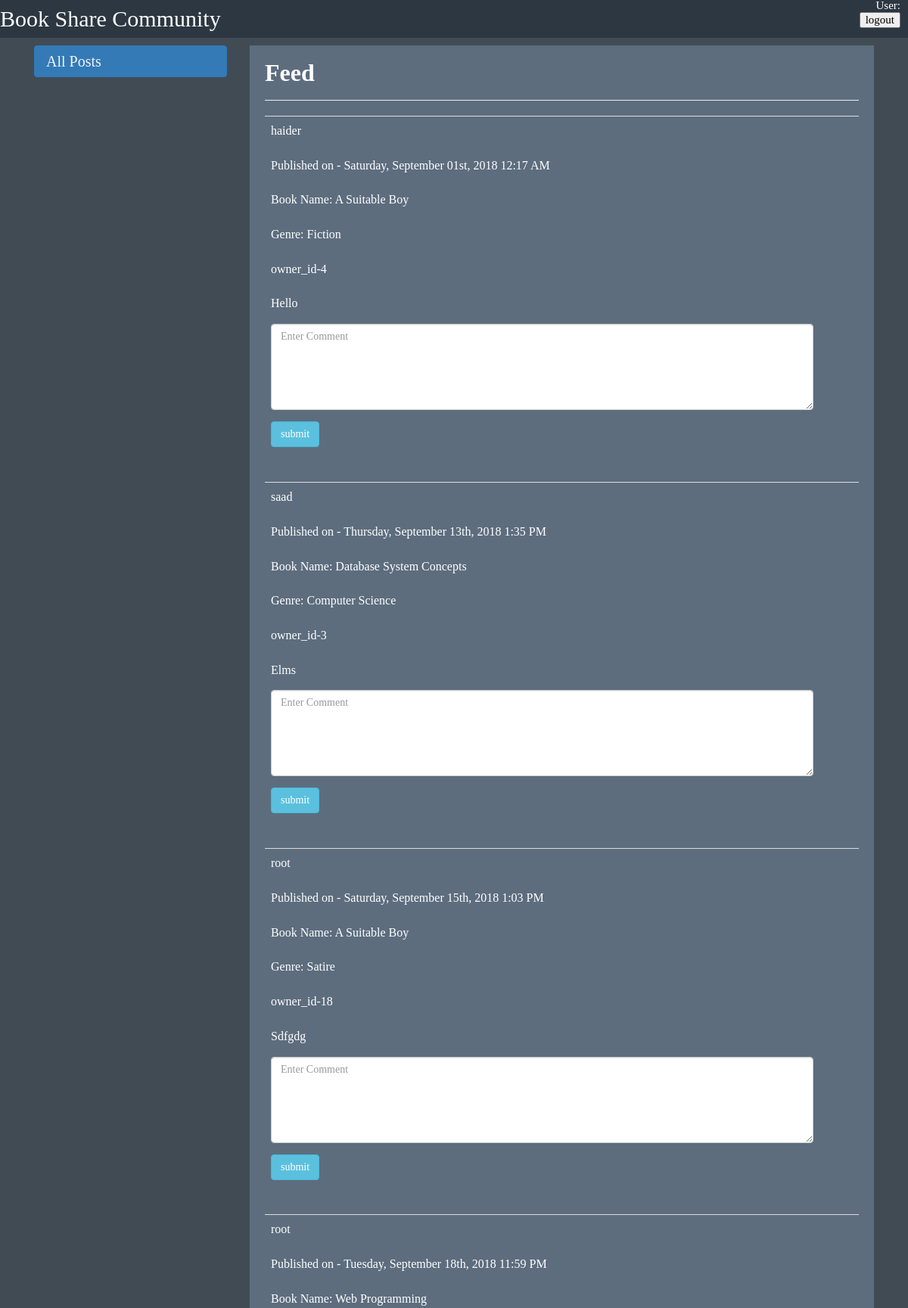
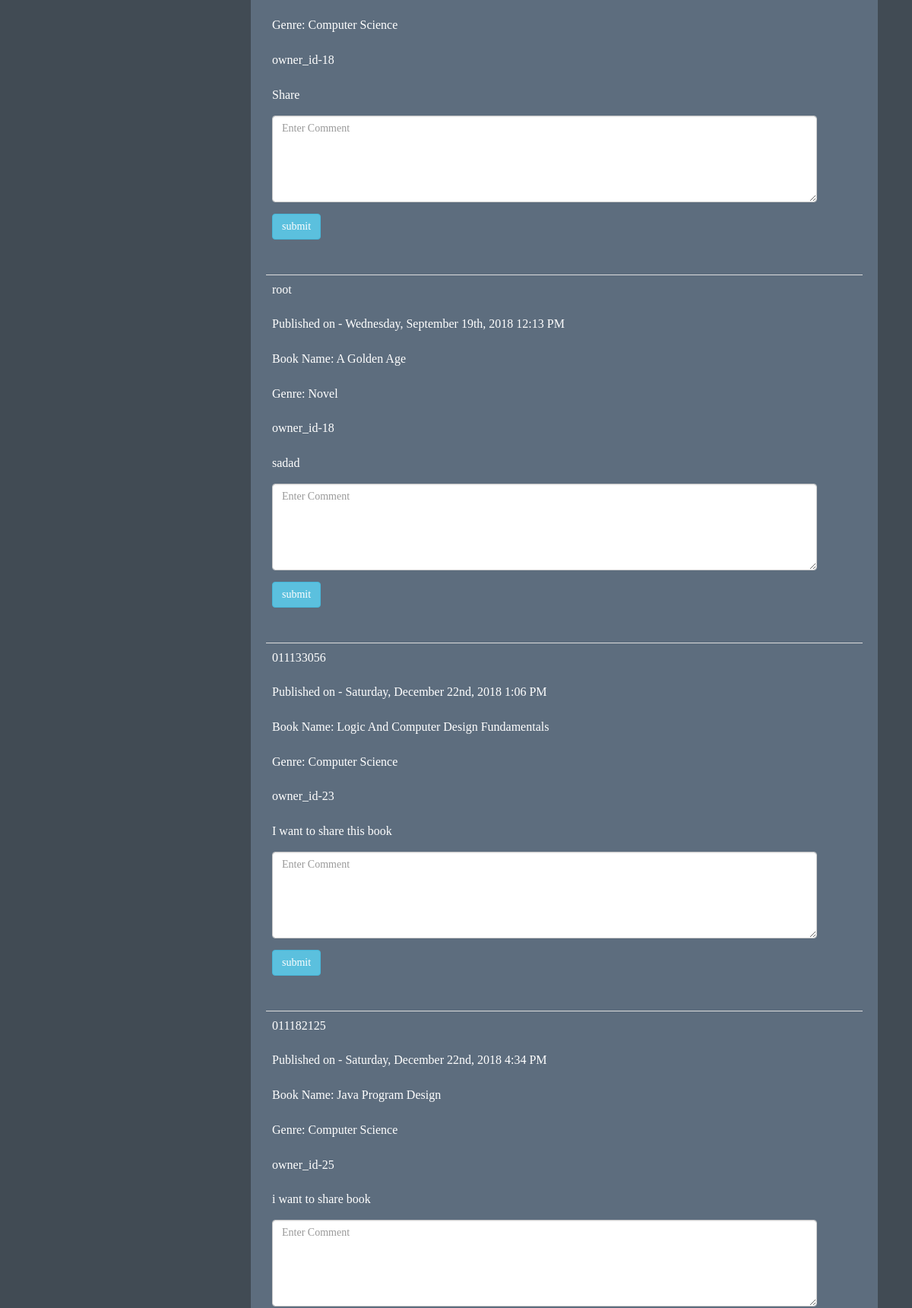
The page /client/others/posts.php (signed in, upper part) on the database its author committed (2 pictures, top to bottom).
### tables this page shows
CREATE TABLE `posts` (
  `post_id` int(255) NOT NULL,
  `post_owner` varchar(100) NOT NULL,
  `post_genre` varchar(100) NOT NULL,
  `status` text NOT NULL,
  `book_name` varchar(100) NOT NULL,
  `time` varchar(100) NOT NULL,
  `post_owner_id` int(25) NOT NULL
);

### client/others/posts.php (the view, shortened to what this page needs)
<?php
	$connect = mysqli_connect( "localhost", "root", "", "book_share_community" );
	$query = "SELECT * FROM `posts`";
	$result = mysqli_query( $connect, $query );
?>
<!doctype html>
<html>
<head>
	<link href="//maxcdn.bootstrapcdn.com/bootstrap/4.1.1/css/bootstrap.min.css" rel="stylesheet" id="bootstrap-css">
        <link rel="stylesheet" href="../../css/bootstrap.min3.3.7.css">
	<link rel="stylesheet" href="../../css/user.css">
</head>
<body>
	<div class="header">
		<div class="logo">
			<ul>
				<li id="logo">Book Share Community </li>
				<li id="user">User:
				</li><br>
				<li id="button"><input type="button" value="logout">
				</li>
			</ul>
		</div>
	</div>
	<div class="container">
		<div class="row">
			<div class="col-md-3">
				<div class="list-group ">
					<a href="#" class="list-group-item list-group-item-action active">All Posts</a>
				</div>
			</div>
			<div class="col-md-9">
				<div class="card">
					<div class="card-body">
						<div class="row">
							<div class="col-md-12">
								<h4>Feed</h4>
								<hr>
							</div>
						</div>
						<div class="row">
							<div class="col-md-12">
								<form action="">
									<div class="table-responsive">
										<table class="table">
											<tbody>
	 <?php
        while($row = mysqli_fetch_array($result)) {
			echo "<tr >";
			echo "<td colspan='11'>".$row['post_owner']."<br><br>"."Published on - ".$row['time']."<br><br>"."Book Name: ".$row['book_name']."<br><br>"."Genre: ".$row['post_genre']."<br><br>"."owner_id-".$row['post_owner_id']."<br><br>".$row['status']
				."<div class='form-group'>"
     			."<input type='hidden' id='owner_id".$row['post_id']."' value='".$row['post_owner_id']."'/>
				<input type='hidden' id='post_id".$row['post_id']."' value='".$_SESSION['id']."'></div>"
   				."<div class='form-group'>"
				."<textarea id='comment_content".$row['post_id']."' name='comment_content' class='form-control'placeholder='Enter Comment' rows='5'></textarea>
    			</div>"
				."<div class='form-group'>"
				."<input type='button' name='submit' id='submit' class='btn btn-info' value='submit' onclick='addcomment(".$row['post_id'].");' />"
				."</div>"
				."<span id='comment_message'></span>"
				."<br />"
				."<div id='display_comment'></div>"
  				."</div>"."</td>";
			echo "<td><a href=\"../includes/post_delete.php?id=$row[post_id]\" onClick=\"return confirm('Are you sure you want to delete?')\"><span class='glyphicon glyphicon-trash'></span></a></td>";
        }
        ?>
									</div>
</body>
</html>

### css/user.css (style rules this page uses)
html,body,div,span,applet,object,iframe,h1,h2,h3,h4,h5,h6,p,blockquote,pre,a,abbr,acronym,address,big,cite,code,del,dfn,em,img,ins,kbd,q,s,samp,small,strike,strong,sub,sup,tt,var,b,u,i,center,dl,dt,dd,ol,ul,li,fieldset,form,label,legend,table,caption,tbody,tfoot,thead,tr,th,td,article,aside,canvas,details,embed,figure,figcaption,footer,header,hgroup,menu,nav,output,ruby,section,summary,time,mark,audio,video { margin: 0; padding: 0; border: 0; font-size: 100%; font: inherit; vertical-align: baseline; }
body { line-height: 1; }
ol,ul { list-style: none; }
table { border-collapse: collapse; border-spacing: 0; }
body { background-color: #414B54; font-family: Baskerville, "Palatino Linotype", Palatino, "Century Schoolbook L", "Times New Roman", "serif"; }
.header { height:50px; background-color: #2c3742; margin-bottom: 10px; }
.header ul { text-decoration: none; color: white; }
.header ul li { float:left; }
#logo { font-size:30px; margin:0px; padding:10px 0px; color:#fff; }
#user,#button { float:right; margin-right: 10px; font-size: 15px; }
.list-group-item { background-color:#2c3742; font-size: 20px; border-color: #2c3742; }
a.list-group-item, button.list-group-item { color:#FFFFFF; }
.list-group-item.active, .list-group-item.active:focus, .list-group-item.active:hover { color:whitesmoke; border-color: #337ab7; font-size: 20px; }
.card-body { background-color:#5d6d7e; color: white; border-color:#2c3742; }
button, input, select, textarea { color: black; }
.card { border:none; }
a { color:chartreuse; }
h4 { color:white; font-weight: bold; font-size: 32px; }

### rows shown on the page
posts: post_owner "haider", time "Saturday, September 01st, 2018 12:17 AM", book_name "A Suitable Boy", post_genre "Fiction", post_owner "4", status "Hello", comment_content "Enter Comment"
posts: post_owner "saad", time "Thursday, September 13th, 2018 1:35 PM", book_name "Database System Concepts", post_genre "Computer Science", post_owner "3", status "Elms", comment_content "Enter Comment"
posts: post_owner "root", time "Saturday, September 15th, 2018 1:03 PM", book_name "A Suitable Boy", post_genre "Satire", post_owner "18", status "Sdfgdg", comment_content "Enter Comment"
posts: post_owner "root", time "Tuesday, September 18th, 2018 11:59 PM", book_name "Web Programming", post_genre "Computer Science", post_owner "18", status "Share", comment_content "Enter Comment"
posts: post_owner "root", time "Wednesday, September 19th, 2018 12:13 PM", book_name "A Golden Age", post_genre "Novel", post_owner "18", status "sadad", comment_content "Enter Comment"
posts: post_owner "011133056", time "Saturday, December 22nd, 2018 1:06 PM", book_name "Logic And Computer Design Fundamentals", post_genre "Computer Science", post_owner "23", status "I want to share this book", comment_content "Enter Comment"
posts: post_owner "011182125", time "Saturday, December 22nd, 2018 4:34 PM", book_name "Java Program Design", post_genre "Computer Science", post_owner "25", status "i want to share book", comment_content "Enter Comment"
